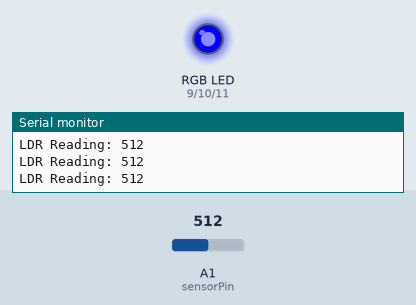
Bench run of a sketch on a simulated Arduino Uno, built with avr-gcc and run on an emulated ATmega328P. On the bench: an RGB LED mixed from three pins (HIGH = lit), the last lines printed to the serial monitor. The test bench sets the inputs (shaded band); at power-on: A1 (sensorPin) = 512.

Above: at 1.2 s.
1.3 s: A1 (sensorPin) set to 793
2.8 s: A1 (sensorPin) set to 815
At 3.5 s:
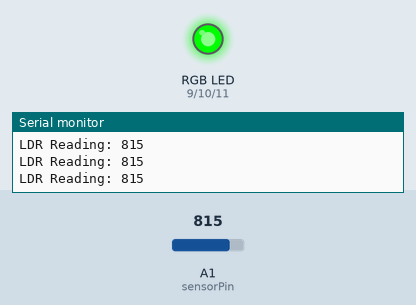
4.3 s: A1 (sensorPin) set to 190
At 4.9 s:
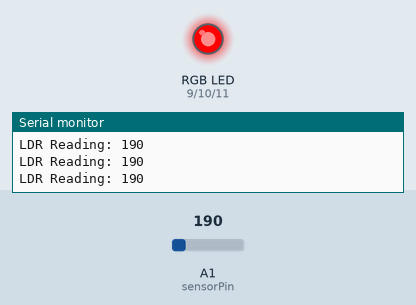
5.9 s: A1 (sensorPin) set to 211
At 7.2 s:
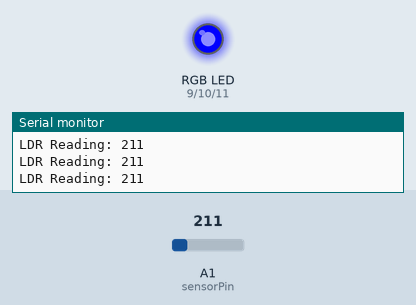
7.5 s: A1 (sensorPin) set to 122
At 8.7 s:
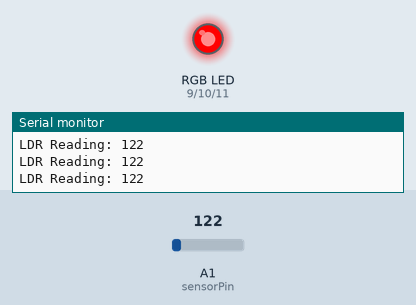
Timing chart, 0 to 10.1 s (numbered marks = the images above; inputs shaded):
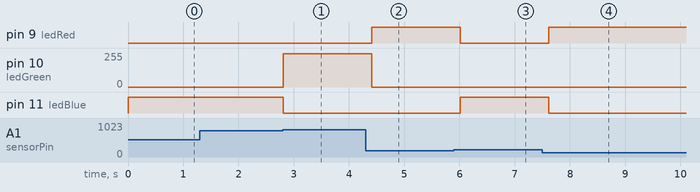

The sketch:

Workshop_2.2_code.ino
```cpp
// Define pin numbers
const int sensorPin = A1; // Analog pin connected to LDR (light sensor)
const int ledRed = 9;  // PWM pin for red LED
const int ledGreen = 10; // PWM pin for green LED
const int ledBlue = 11; // PWM pin for blue LED

// Define light thresholds for darkness and brightness
int darkThreshold = 800; // Above this value = dark
int brightThreshold = 200; // Below this value = bright

void setup() {
  // Set LED pins as outputs
  pinMode(ledRed, OUTPUT);
  pinMode(ledGreen, OUTPUT);
  pinMode(ledBlue, OUTPUT);
  // Start serial communication for debugging
  Serial.begin(9600);
}

void loop() {
  // Read the current light level from the LDR
  int lightValue = analogRead(sensorPin);

  // Print the reading to the Serial Monitor
  Serial.print("LDR Reading: ");
  Serial.println(lightValue);

  // Change LED color based on light level
  if (lightValue > darkThreshold) {
    // It's dark → show green
    updateColor(0, 250, 0);

  } else if (lightValue < brightThreshold) {
    // It's very bright → show red
    updateColor(255, 0, 0);

  } else {
    // It's ambient light → show blue
    updateColor(0, 0, 255);
  }

  // Small delay to prevent rapid flickering
  delay(200);
}

// Function to update LED color using PWM values
void updateColor(int redVal, int greenVal, int blueVal) {
  analogWrite(ledRed, redVal);  // Set brightness of red LED
  analogWrite(ledGreen, greenVal);  // Set brightness of green LED
  analogWrite(ledBlue, blueVal);  // Set brightness of blue LED
}
```

Measured:
- the behaviour switches between 800 and 801 on A1 (sensorPin) (found by bisection; images 0 and 1)
- the behaviour switches between 199 and 200 on A1 (sensorPin) (found by bisection; images 2 and 3)
- after the input at 2.8 s, pin 10 (ledGreen): 0/255 → 250/255 at once; pin 11 (ledBlue): HIGH → LOW at once
- after the input at 4.3 s, pin 9 (ledRed): LOW → HIGH after 0.11 s; pin 10 (ledGreen): 250/255 → 0/255 after 0.11 s
- after the input at 5.9 s, pin 9 (ledRed): HIGH → LOW after 0.11 s; pin 11 (ledBlue): LOW → HIGH after 0.11 s
- after the input at 7.5 s, pin 9 (ledRed): LOW → HIGH after 0.12 s; pin 11 (ledBlue): HIGH → LOW after 0.12 s
